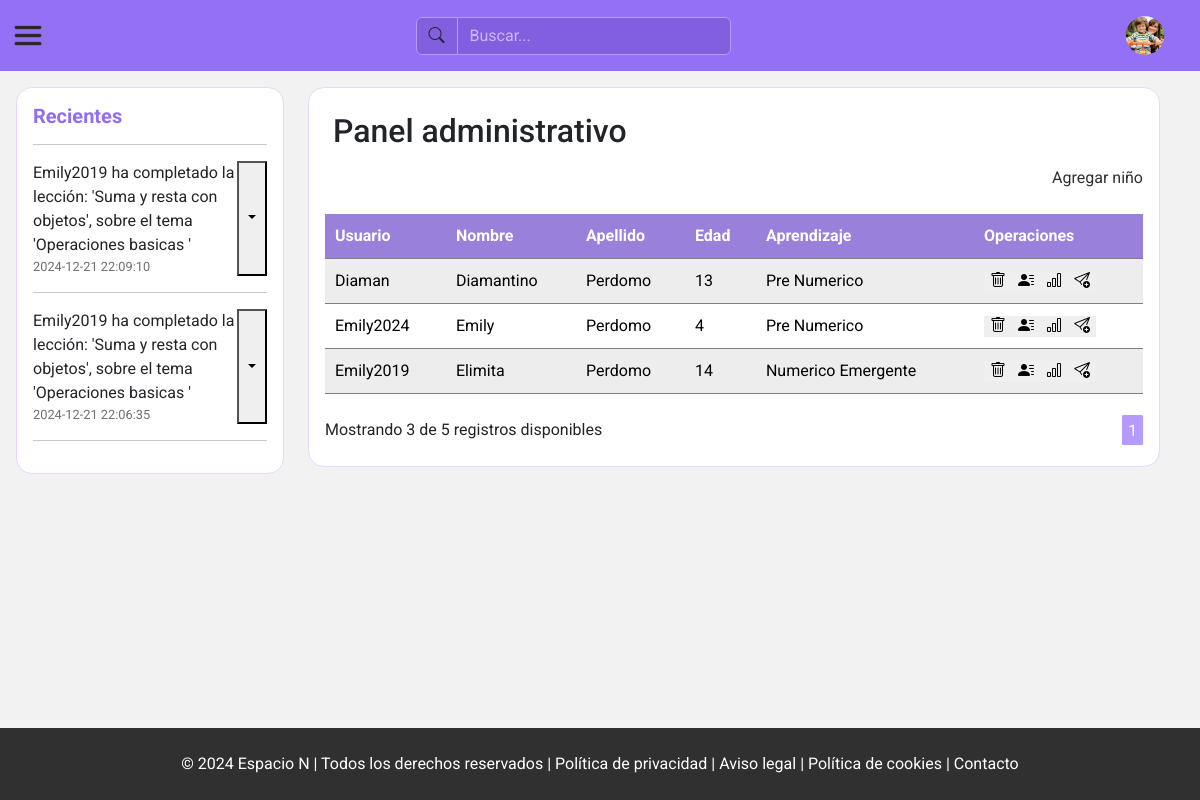
Page /view/admin/dashboard.php?page=1 (signed in) on the committed database.
### tables this page shows
CREATE TABLE `historiales` (
  `id_historial` int(10) NOT NULL,
  `id_nino` int(10) DEFAULT NULL,
  `id_profesional` int(10) DEFAULT NULL,
  `mensaje` varchar(250) DEFAULT NULL,
  `fecha_hora` datetime DEFAULT NULL
);

CREATE TABLE `ninos` (
  `id_nino` int(10) NOT NULL,
  `id_genero` int(10) NOT NULL,
  `id_categoria_actividades` int(10) NOT NULL,
  `id_usuario` int(10) NOT NULL,
  `id_profesional` int(10) NOT NULL,
  `nombre` varchar(70) NOT NULL,
  `apellido` varchar(70) NOT NULL,
  `fecha_nacimiento` date DEFAULT NULL,
  `ultimo_acceso` datetime DEFAULT NULL
);

CREATE TABLE `usuarios` (
  `id_usuario` int(10) NOT NULL,
  `id_rol` int(10) NOT NULL,
  `usuario` varchar(15) DEFAULT NULL,
  `clave` varchar(8) DEFAULT NULL,
  `estado` bit(1) DEFAULT b'0',
  `permisos` bit(1) DEFAULT b'0',
  `fecha_hora_creacion` datetime DEFAULT NULL
);

### view/admin/Dashboard.php (the view, shortened to what this page needs)
<!DOCTYPE html>
<html lang="es">
<head>
    <link href="https://cdn.jsdelivr.net/npm/bootstrap@5.3.3/dist/css/bootstrap.min.css" rel="stylesheet"
>
    <link rel="stylesheet" href="https://cdn.jsdelivr.net/npm/bootstrap-icons@1.11.3/font/bootstrap-icons.min.css">
    <link rel="stylesheet" href="../../css/reset.css">
    <link rel="stylesheet" href="../../css/components/table.css">
    <link rel="stylesheet" href="../../css/components/offcanvas.css">
    <link rel="stylesheet" href="../../css/components/modalWindows.css">
    <link rel="stylesheet" href="../../css/components/header.css">
    <link rel="stylesheet" href="../../css/components/semanticTag.css">
    <link rel="stylesheet" href="../../css/components/row.css">
    <link rel="stylesheet" href="../../css/admin/dashboard.css">
</head>
<body>
    <?php include './../include/admin/header.php' ?>
    <main class="">
        <div class="row h-100">
            <div class="col-3 h-100">
                <section class="historyChilds">
                    <h5>Recientes</h5>
                    <hr>
                    <?php
                    include '../../php/admin/showHistorys.php';
                    showHistorys(true);
                    ?>
                </section>
            </div>
            <div class="col-9">
                <div>
                    <section class="childs">
                        <h1 class="m-2">Panel administrativo</h1>
                        <div class="containerAddChilds">
                            <div>
                                <a href="./child/add.php">Agregar niño</a>
                            </div>
                        </div>
                    </section>
                    <?php
                    function showChilds()
                    {
                        include '../../php/connectionBD.php';
                        $id_admin = $_SESSION["id_profesional"];
                        echo " <section class='table'>
                        <table class='dataTable'>
                            <thead>
                                <tr>
                                    <th>Usuario</th>
                                    <th>Nombre</th>
                                    <th>Apellido</th>
                                    <th>Edad</th>
                                    <th>Aprendizaje</th>
                                    <th>Operaciones</th>
                                </tr>
                            </thead>";
                        $pagina_actual = isset($_GET['pagina']) && is_numeric($_GET['pagina']) ? $_GET['pagina'] : 1;
                        $sqlCount = 'SELECT COUNT(*) as total FROM ninos WHERE id_profesional = :id';
                        $count = $pdo->prepare($sqlCount);
                        $count->bindParam('id', $id_admin, PDO::PARAM_INT);
                        $count->execute();
                        $total = $count->fetch(PDO::FETCH_ASSOC);
                        $total_registros = $total["total"];
                        $registros_por_pagina = 5;
                        $total_paginas = ceil($total_registros / $registros_por_pagina);
                        $sqlSelect = 'SELECT id_nino, ninos.id_usuario as id_usuario_nino, usuario, nombre, apellido, id_categoria_actividades, fecha_nacimiento FROM ninos
                                INNER JOIN usuarios ON ninos.id_usuario = usuarios.id_usuario WHERE id_profesional = :id
                                LIMIT :inicio, :registros_por_pagina
                                ';
                        $inicio = ($pagina_actual - 1) * $registros_por_pagina;
                        $stmt = $pdo->prepare($sqlSelect);
                        $stmt->bindParam('id', $id_admin, PDO::PARAM_INT);
                        $stmt->bindValue(':inicio', $inicio, PDO::PARAM_INT);
                        $stmt->bindValue(':registros_por_pagina', $registros_por_pagina, PDO::PARAM_INT);
                        $stmt->execute();
                        if ($stmt->rowCount() > 0) {
                            $result = $stmt->fetchAll(PDO::FETCH_ASSOC);
                            foreach ($result as $row) {
                                switch ($row["id_categoria_actividades"]) {
                                    case 1:
                                        $showA = "Pre Numerico";
                                        break;
                                    case 2:
                                        $showA = "Numerico Emergente";
                                        break;
                                }
                                $fecha_nacimiento = $row["fecha_nacimiento"];
                                $fecha_actual = date("Y-m-d");
                                $timestamp_nacimiento = strtotime($fecha_nacimiento);
                                $timestamp_actual = strtotime($fecha_actual);
                                $diferencia_segundos = $timestamp_actual - $timestamp_nacimiento;
                                $edad_en_anos = floor($diferencia_segundos / (60 * 60 * 24 * 365.25));
                                echo "<tr class='show'>";
                                echo "<td >" . $row['usuario'] . "</td>";
                                echo "<td>" . $row['nombre'] . "</td>";
                                echo "<td>" . $row['apellido'] . "</td>";
                                echo "<td>" . $edad_en_anos . "</td>";
                                echo "<td>" . $showA . "</td>";
                                echo "<td class='operations'>";
                                echo "<button class='OpenDeleteChild' data-idc='" . $row['id_nino'] . "' data-idu='" . $row['id_usuario_nino'] . "'><i class='bi bi-trash'></i></button>";
                                echo "<a href='child/modify.php?id=" . $row['id_nino'] . "'><button><i class='bi bi-person-lines-fill'></i></button></a>";
                                echo "<a href='child/progress.php?id=" . $row['id_nino'] . "'><button><i class='bi bi-bar-chart'></i></button></a>";
                                echo "<button class='OpenSendNotificationChild' data-idS='" . $row['id_nino'] . "' > <i class='bi bi-send-plus'></i></button> ";
                                echo "</td>";
                                echo "</tr>";
                            }
                        } else {
                            echo "<p>No hay registros disponibles en este momento.</p>";
                        }
                        echo " </table> </section>";
                        echo "<section class='d-flex justify-content-between align-items-center'>";
                        if ($total_registros == 0) {
                        } else {
                            $userRegistration = 'registros disponibles';
                            echo "<span class='messengerShowUsers'>Mostrando " . $total_registros . " de " . $registros_por_pagina . "
                                        <span class='userRegistration'> " . $userRegistration . "</span></span>";
                            for ($i = 1; $i <= $total_paginas; $i++) {
                                echo "<a href='?page=$i'>" . ($i == $pagina_actual ? '<b>' . $i . '</b>' : $i) . "</a> ";
                            }
                            echo " </section>";
                        }
                    }
                    showChilds();
                    ?>
                </div>
            </div>
        </div>
    </main>
    <?php include './../include/footer.php' ?>
</body>
</html>

### php/admin/showHistorys.php (shortened to what this page needs)
<?php
function showHistorys($showPageLearn = false)
{
    include './../../php/connectionBD.php';
    try {
        $showPageLearn == true ? $sqlHistorial = "SELECT id_historial, mensaje, fecha_hora from historiales WHERE id_profesional = :id ORDER BY fecha_hora DESC LIMIT 3 "
            : $sqlHistorial = "SELECT id_historial, mensaje, fecha_hora from historiales WHERE id_profesional = :id ";
        $id_profesional = $_SESSION["id_profesional"];
        $query = $pdo->prepare($sqlHistorial);
        $query->bindParam('id', $id_profesional, PDO::PARAM_INT);
        $query->execute();
        $results = $query->fetchAll(PDO::FETCH_ASSOC);
        if ($query->rowCount() > 0) {
            if ($showPageLearn == true) {
                foreach ($results as $value) {
                    echo "<div class='d-flex'>
                <div class='d-flex  flex-column'>
                            <p class='m-0'>" . $value["mensaje"] . "</p>
                            <small  style='color: #6f6f6f;'> " . $value["fecha_hora"] . " </small>
                </div>
                 <button type='button' class='deleteH dropdown-toggle dropdown-toggle-split' data-bs-toggle='dropdown'
                                aria-expanded='false'>
                                <span class='visually-hidden'>Toggle Dropdown</span>
                            </button>
                            <ul class='dropdown-menu'>
                                <li><a class='dropdown-item' href='./../../php/admin/deleteHistory.php?id=" . $value["id_historial"] . "'><i class='bi bi-trash'></i> Borrar</a></li>
                            </ul>
                </div><hr>";
                }
            }
        } else {
            echo "<div> No se han encontrado historiales registrados </div>";
        }
    } catch (PDOException $ex) {
        echo $ex;
    }
}
?>

### css/components/table.css (style rules this page uses)
.dataTable { display: block; width: 100%; margin: 1em 0; }
.dataTable thead, .dataTable tbody, .dataTable thead tr, .dataTable th { display: block; }
.dataTable thead { float: left; }
.dataTable td, .dataTable th { padding: .625em; line-height: 1.5em; border-bottom: 1px dashed #ccc; box-sizing: border-box; overflow-x: hidden; overflow-y: auto; }
.dataTable th { text-align: left; background: rgba(0, 0, 0, 0.14); border-bottom: 1px dashed #aaa; }
.dataTable tbody tr { display: table-cell; }
thead>tr { background: #b195ff !important; color: white !important; }
.dataTable tbody td { display: block; }
.dataTable tr:nth-child(odd) { background: rgba(0, 0, 0, 0.07); }
@media screen and (min-width: 50em) { .dataTable { display: table; } }
@media screen and (min-width: 50em) { .dataTable thead { display: table-header-group; float: none; } }
@media screen and (min-width: 50em) { .dataTable thead tr, .dataTable tbody tr { display: table-row; } }
@media screen and (min-width: 50em) { .dataTable th, .dataTable tbody td { display: table-cell; } }
@media screen and (min-width: 50em) { .dataTable td, .dataTable th { width: auto; } }

### css/components/semanticTag.css (style rules this page uses)
body { display: flex; flex-direction: column; width: 100vw; height: 100vh; background-size: contain; background-repeat: repeat; font-family: "Roboto", sans-serif; font-weight: 100; font-style: normal; font-weight: 400; }
main { flex-grow: 2; background: #f2f2f2; }
main>div { width: 100vw; }

### css/components/row.css (style rules this page uses)
.col-9>div { background: white; padding: 1rem; border-radius: 1rem; border: solid 1px #e8d8ff; }
.row { padding: 1rem; }

### css/admin/dashboard.css (style rules this page uses)
a { margin: 0.5rem 0rem; display: block; color: var(--colorBlack); text-decoration: none; }
.historyChilds { overflow-x: hidden; padding: 1rem; background: white; border-radius: 1rem; border: solid 1px #e8d8ff; }
.messengerShowUsers + a>b { color: rgb(47, 47, 47); background: #b69bff; padding: 0.3rem; border-radius: 0.1rem; color: white; border: solid 1px #b69bff; font-weight: 400; }
.historyChilds>h5 { color: #906df2; font-weight: bold; }
.operations>button, .operations>a>button { border: none !important; background-color: none !important; }
.containerAddChilds { display: flex; align-items: center; justify-content: flex-end; }
.operations>a { border: none; display: inline; }

### rows in the picture
historiales: mensaje "Emily2019 ha completado la lección: 'Suma y resta con objetos', sobre el tema 'Operaciones basicas '", fecha_hora "2024-12-21 22:09:10"
historiales: mensaje "Emily2019 ha completado la lección: 'Suma y resta con objetos', sobre el tema 'Operaciones basicas '", fecha_hora "2024-12-21 22:06:35"
ninos: id_usuario.usuario "Diaman", nombre "Diamantino", apellido "Perdomo", id_categoria_actividades "Pre Numerico"
ninos: id_usuario.usuario "Emily2024", nombre "Emily", apellido "Perdomo", id_categoria_actividades "Pre Numerico"
ninos: id_usuario.usuario "Emily2019", nombre "Elimita", apellido "Perdomo", id_categoria_actividades "Numerico Emergente"

### other values in the picture
$total_registros "3"
$registros_por_pagina "5"
$userRegistration "registros disponibles"
